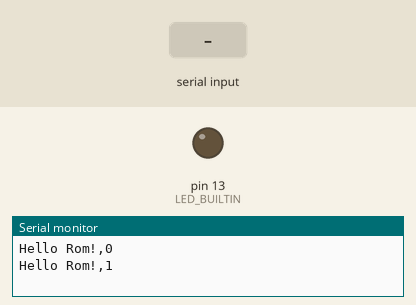
The sketch below on a simulated Arduino Uno, built with avr-gcc and run on an emulated ATmega328P. Shown: output pins drawn as LEDs (lit = HIGH), the last lines printed to the serial monitor. Inputs (shaded band) come from the test bench.

Above: at 1.2 s.
1.3 s: "OFF\n" received over Serial
At 3.0 s:
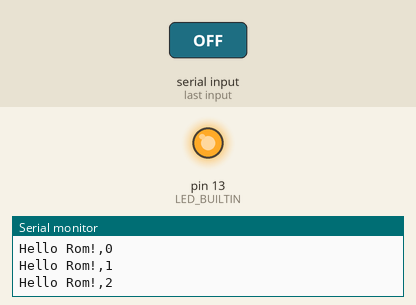
3.5 s: "ON\n" received over Serial
At 4.5 s:
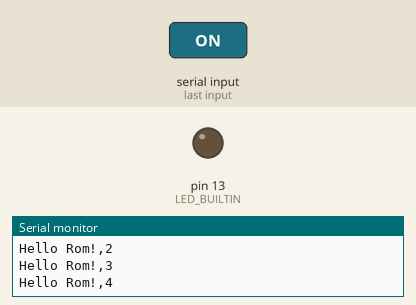
Timing chart, 0 to 6.5 s (numbered marks = the images above; inputs shaded):
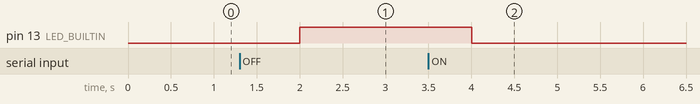

Measured:
- after the input at 1.3 s, pin 13 (LED_BUILTIN): LOW → HIGH after 0.70 s
- after the input at 3.5 s, pin 13 (LED_BUILTIN): HIGH → LOW after 0.50 s

The sketch:

Arduino-UART-Send-Receive.ino
```cpp
int ctr = 0;

void setup()
{
  Serial.begin(9600);
  pinMode(LED_BUILTIN, OUTPUT);
}

void loop()
{
  String toSend = "Hello Rom!";
  toSend += ",";
  toSend += String(ctr);

  Serial.println(toSend);

  if (Serial.available())
  {
    String data = Serial.readStringUntil('\n');


    if (data == "OFF")
    {
      // Microcontroller used was inversed logic.

      digitalWrite(LED_BUILTIN, HIGH);
    }
    else if (data == "ON")
    {
      // Microcontroller used was inversed logic.

      digitalWrite(LED_BUILTIN, LOW);
    }
  }

  ctr++;
  delay(1000);
}
```
